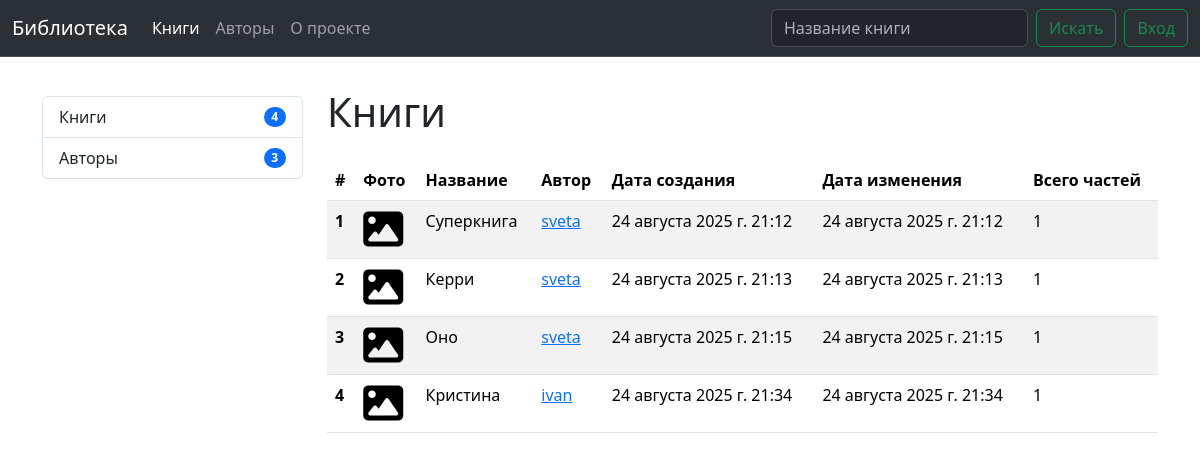
The page /books/ on the database its author committed.
### library/models.py (models this page shows, shortened)
class Book(models.Model):
    title = models.CharField(max_length=250, unique=True)
    author = models.ForeignKey(User, on_delete=models.DO_NOTHING)
    description = HTMLField(null=True, blank=True)
    image = models.ImageField(null=True, blank=True, upload_to='books/')
    parts_num = models.PositiveIntegerField(default=0)
    created_at = models.DateTimeField(auto_now_add=True)
    updated_at = models.DateTimeField(auto_now=True)

### library/views.py (the view)
# urls.py: path('books/', BooksView.as_view(), name='books'),
class BooksView(TemplateView):
    template_name = 'library/books.html'
    def get_context_data(self, **kwargs):
        context = super().get_context_data(**kwargs)
        context['books'] = (
            Book.objects
            .select_related('author')  # автор тянется JOIN-ом
            .prefetch_related('bookpart_set')  # части книги тянутся отдельным запросом
        )
        return context

### library/context_processors.py (called while the page is built)
def menu_data(request):
    return {
        'authors_count': Profile.objects.filter(isAuthor=True).count(),
        'friends_count': request.user.profile.friends.count() if request.user.is_authenticated and hasattr(request.user, 'profile') else 0,
        'books_count': Book.objects.all().count(),
    }

### library/templates/library/books.html (shortened to what this page needs)
{% extends 'base-user.html' %}
{% block meta %}
    <link href="https://use.fontawesome.com/releases/v6.1.1/css/all.css" rel="stylesheet">
{% endblock %}
{% block main %}
    <div class="row justify-content-between">
        <div class="col">
            <h1 class="mt-3">Книги</h1>
        </div>
    </div>
    {% if books|length > 0 %}
    <table class="table table-striped mt-3">
      <thead>
        <tr>
          <th scope="col">#</th>
          <th scope="col">Фото</th>
          <th scope="col">Название</th>
          <th scope="col">Автор</th>
          <th scope="col">Дата создания</th>
          <th scope="col">Дата изменения</th>
          <th scope="col">Всего частей</th>
        </tr>
      </thead>
      <tbody>
      {% for i in books %}
        <tr>
          <th scope="row">{{ forloop.counter }}</th>
          <td>
              {% if i.image %}
                  <img src="{{ i.image.url }}" alt="img" width="40">
              {% else %}
                <i class="fa-solid fa-image" style="font-size: 40px"></i>
              {% endif %}
          </td>
          <td>{{ i.title }}</td>
            {% if i.author.pk == user.pk %}
            <td>{{ i.author.username }}</td>
            {% else %}
            <td><a href="{% url 'library:author' i.author.profile.pk %}">{{ i.author.username }}</a></td>
            {% endif %}
          <td>{{ i.created_at }}</td>
          <td>{{ i.updated_at }}</td>
          <td>{{ i.parts_num }}</td>
        </tr>
      {% endfor %}
      </tbody>
    </table>
    {% else %}
        <p>Список пуст...</p>
    {% endif %}
{% endblock %}

### static/css/base.css (style rules this page uses)
html, body { height: 100%; }

### rows shown on the page
Book: title "Суперкнига", author.username "sveta", created_at "24 августа 2025 г. 21:12", updated_at "24 августа 2025 г. 21:12", parts_num "1"
Book: title "Керри", author.username "sveta", created_at "24 августа 2025 г. 21:13", updated_at "24 августа 2025 г. 21:13", parts_num "1"
Book: title "Оно", author.username "sveta", created_at "24 августа 2025 г. 21:15", updated_at "24 августа 2025 г. 21:15", parts_num "1"
Book: title "Кристина", author.username "ivan", created_at "24 августа 2025 г. 21:34", updated_at "24 августа 2025 г. 21:34", parts_num "1"

### other values the page prints
{{ books_count }} "4"
{{ authors_count }} "3"
